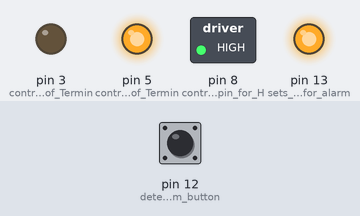
Simulated run of this sketch. Board: Arduino Uno, built with avr-gcc and run on an emulated ATmega328P. Parts: switched loads named in the sketch (green lamp = pin HIGH), output pins drawn as LEDs (lit = HIGH). Inputs (shaded band) come from the test bench; at power-on: pin 12 (detects_input_from_button) HIGH. What the sketch prints to the serial monitor is not drawn.

Above: at 1.2 s.
1.3 s: pin 12 (detects_input_from_button) pulled LOW for 0.15 s
At 1.38 s:
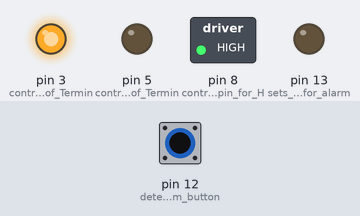
2.9 s: pin 12 (detects_input_from_button) pulled LOW for 3.2 s
At 6.4 s:
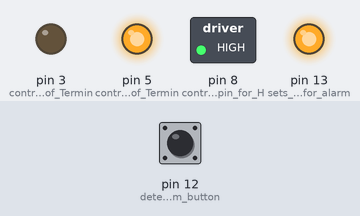
Timing chart, 0 to 7.9 s (numbered marks = the images above; inputs shaded):
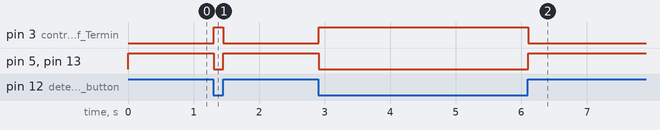

The sketch:

Coding.ino
```cpp
void setup()
{
pinMode(13, OUTPUT); //sets output pin for alarm and LED
pinMode(12, INPUT); //detects input from button
pinMode(8, OUTPUT); //controls ENABLE pin for H-Bridge motor controller
pinMode(5, OUTPUT); //controls output of Terminal 1 of DC Motor
pinMode(3, OUTPUT); //controls output of Terminal 2 of DC Motor
digitalWrite(8, HIGH); //sets ENABLE pin to ON
Serial.begin(9600); //Sets baud rate of serial communication
}
void loop()
{
int state = digitalRead(12); //updates STATE variable with value from pin 12 input
Serial.println(state); //prints out pin 12 value on Serial monitor

if (state!=HIGH) //checks if button is not pressed
{
 digitalWrite(13, LOW); //turns alarm and LED OFF
 digitalWrite(5, LOW); //dc terminal 1 is set to OFF
 digitalWrite(3, HIGH); //dc terminal 2 is set to ON
//this causes the motor to rotate CCW
}
else{

 digitalWrite(13, HIGH); //turns alarm and LED ON
 digitalWrite(5, HIGH); //dc terminal 1 is set to ON
 digitalWrite(3, LOW); //dc terminal 2 is set to OFF
//this causes the motor to rotate CW instead
};
}
```

Measured:
- after the input at 1.3 s, pin 3 (controls_output_of_Termin): LOW → HIGH at once, → LOW 0.15 s later; pin 5 (controls_output_of_Termin), pin 13 (sets_output_pin_for_alarm): HIGH → LOW at once, → HIGH 0.15 s later
- after the input at 2.9 s, pin 3 (controls_output_of_Termin): LOW → HIGH at once, → LOW 3.2 s later; pin 5 (controls_output_of_Termin), pin 13 (sets_output_pin_for_alarm): HIGH → LOW at once, → HIGH 3.2 s later
